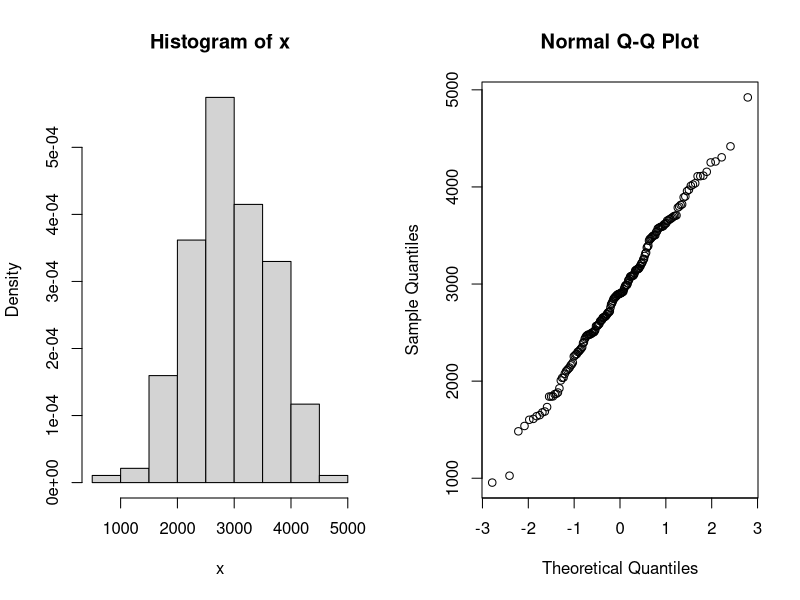
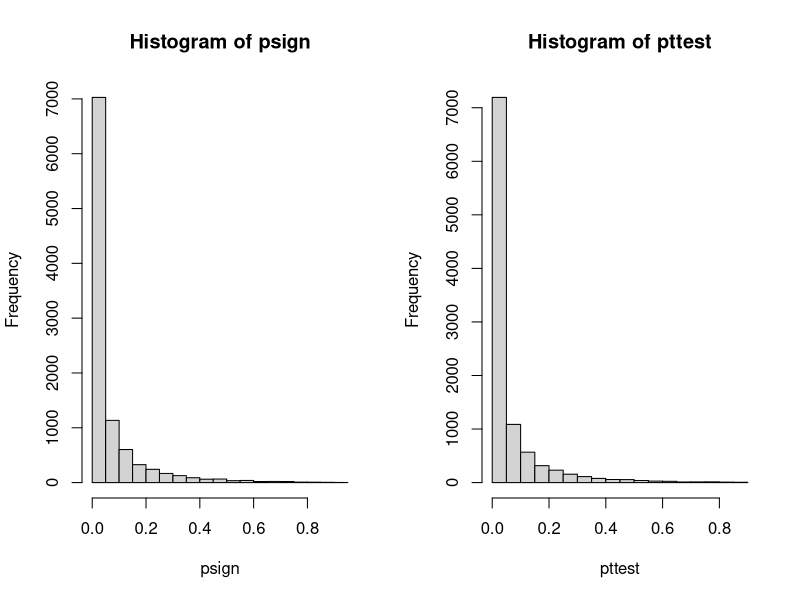

Recreate these plots in R, in order.
## ---- chunk 1
data = read.table("birthweight.txt", header=T)
par(mfrow=c(1,2))
x = data$birthweight
# checking normality
hist(x, freq=F)
qqnorm(x)
shapiro.test(x)

res = t.test(x, conf.level=0.96)
res
sd(x)

tval = qt(0.98, length(x))
m = 50
n = (tval * sd(x) / m) ** 2
n
#sprintf("96% confidence interval: [%.4f, %.4f]", res$conf.int[1], res$conf.int[2])

## ---- chunk 2
B = 10000
Tstar = numeric(B)

for (i in 1:B){
  # sample with replacement, for a new sample of same length(x)
  Xstar = sample(x, replace=TRUE)
  Tstar[i] = mean(Xstar) 
}

Tstar02 = quantile(Tstar, 0.02)
Tstar04 = quantile(Tstar, 0.98)
Tstar02
Tstar04

## ---- chunk 3
t.test(x, mu=2800, alt="g")[[4]]
## ---- chunk 4
wilcox.test(x, mu=2800, alt="g")

## ---- chunk 5

B = 10000; n = length(x)
psign=numeric(B) ## will contain p-values of sign test
pttest=numeric(B) ## will contain p-values of t-test
for(i in 1:B) {
  y = rnorm(n, mean=mean(x),sd=sd(x)) ## generate data under H1 with mu=0.5
  mu = 2800
  pttest[i] = t.test(y, mu=mu, alternative="greater")[[3]] ## extract p-value
  psign[i] = wilcox.test(y, mu=mu, alt="g")[[3]]
  #psign[i] = binom.test(sum(x>0),n,p=0.5)[[3]]
} ## extract p-value
sum(psign<0.05) / B
sum(pttest<0.05) / B
hist(psign)
hist(pttest)

## ---- chunk 6
pnorm(2600, mean = mean(x), sd=sd(x))
df = length(x) - 1
sd(x)
mean(x)

tval = (2600 - mean(x)) / sd(x)
tval
pt(-0.449, df=df)
  #qt(0.98, length(x))

## ---- chunk 7
data = read.table("cholesterol.txt", header=T)
data
## ---- chunk 8
data = read.table("diet.txt", header=T)
data
## ---- chunk 9
library(MASS)
data = npk
data
